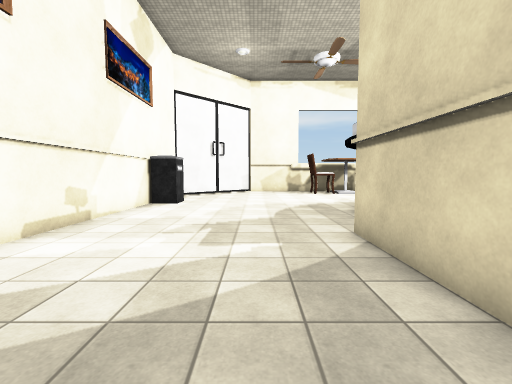
view 1 (above)

20 first-person views from a walk through a 3-D level made in the Unity game engine. The camera is 1.5 m above the floor, tilts 4° down and sees 90° across. The floor is counted in squares, 1 m on a side. Each view is taken from the middle of a square. On the plan, view 1 faces up. The plan holds only what a view shows up to about 13 squares ahead; the rest is blank. The player is left out. Some surface patterns are stand-ins.

view 2
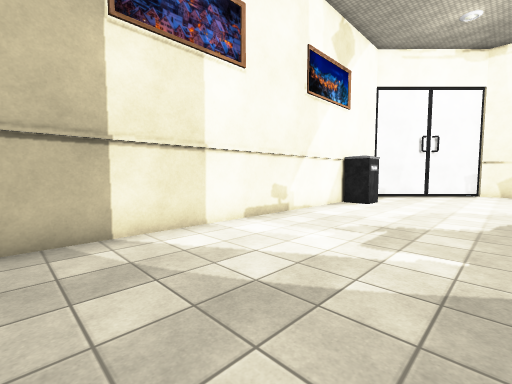

view 3
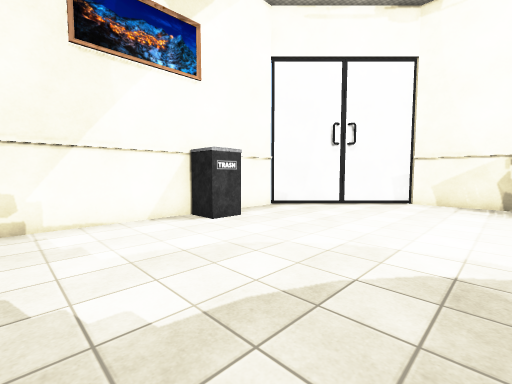

view 4
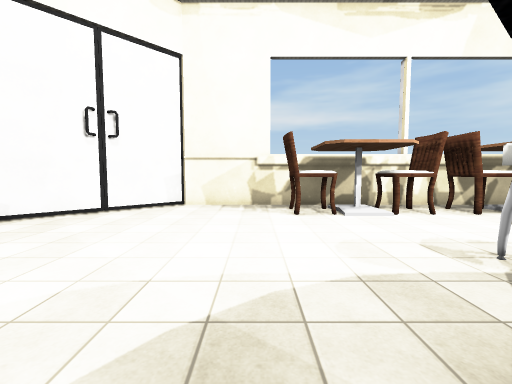

view 5
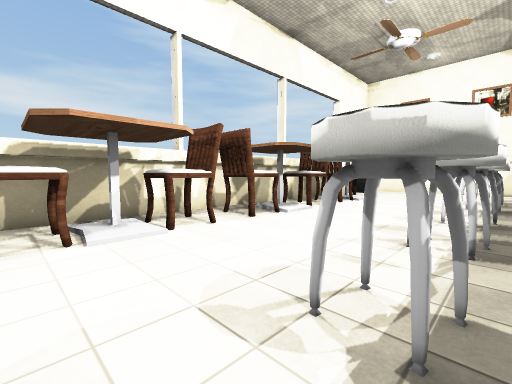

view 6
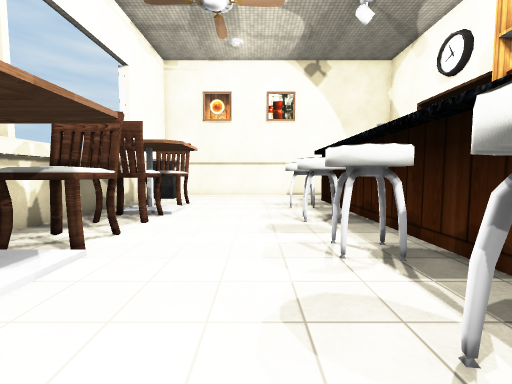

view 7
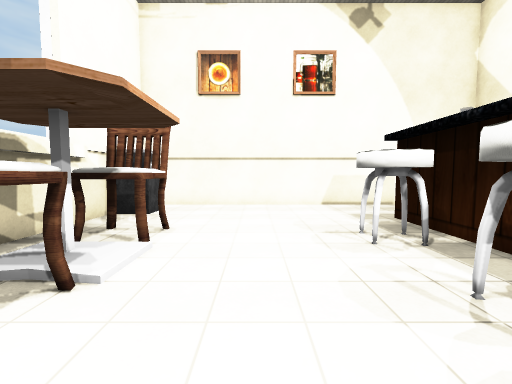

view 8
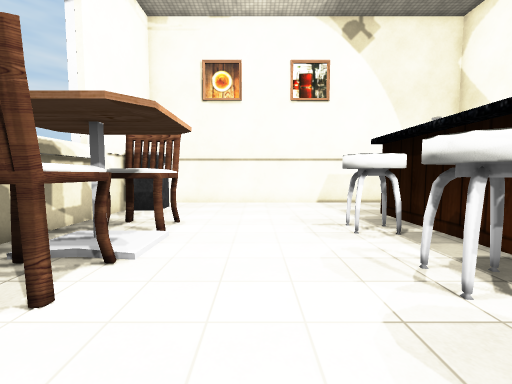

view 9
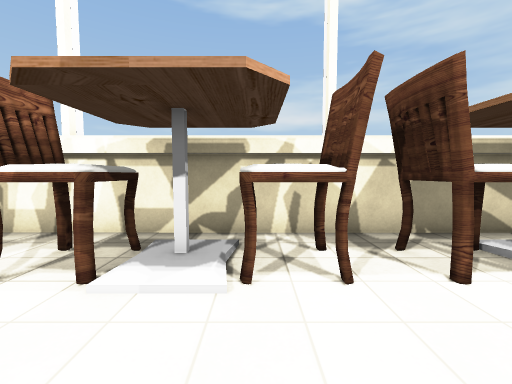

view 10
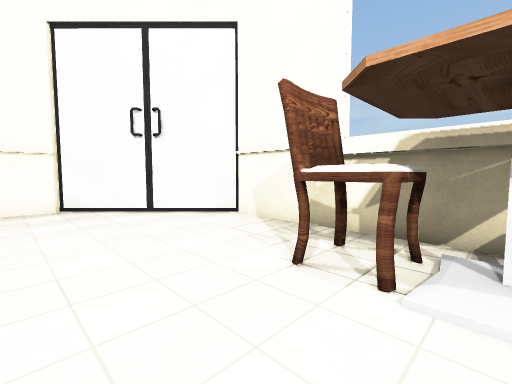

view 11
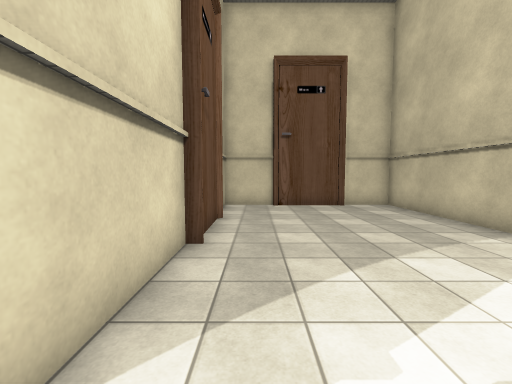

view 12
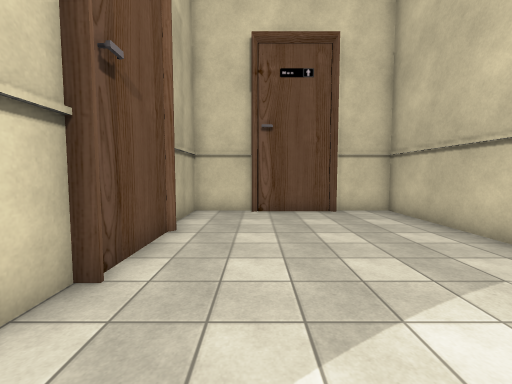

view 13
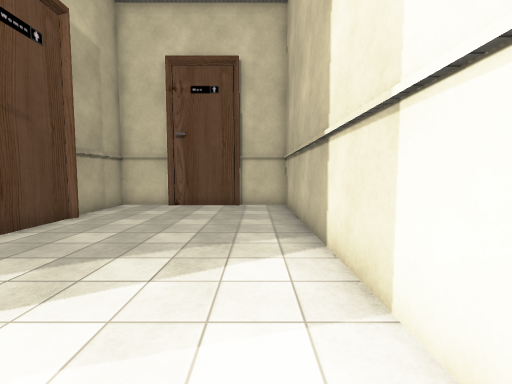

view 14
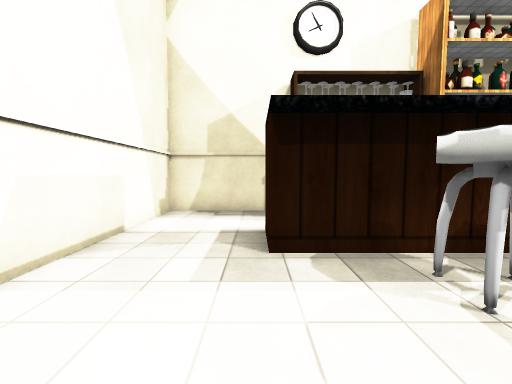

view 15
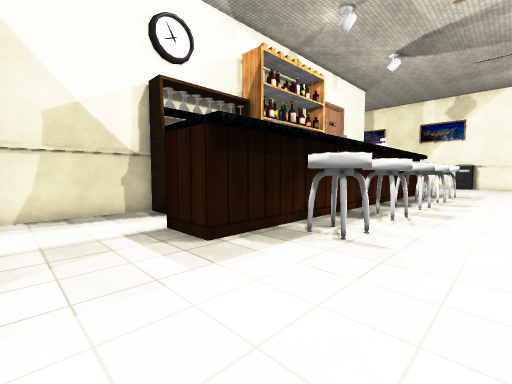

view 16
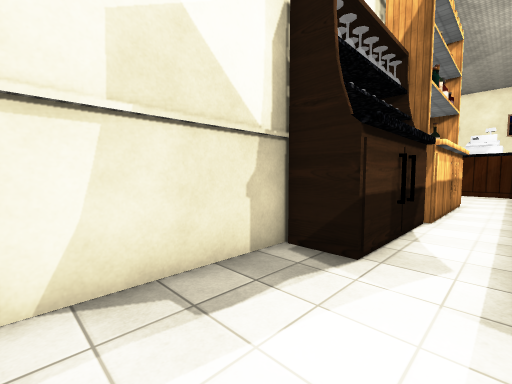

view 17
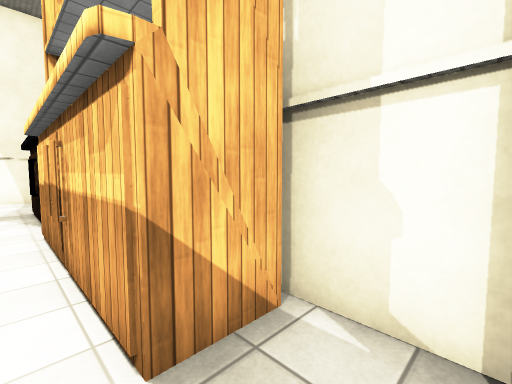

view 18
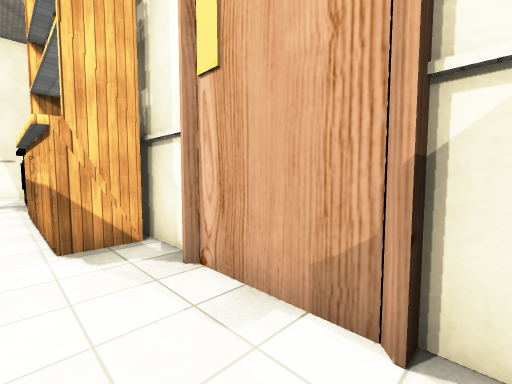

view 19
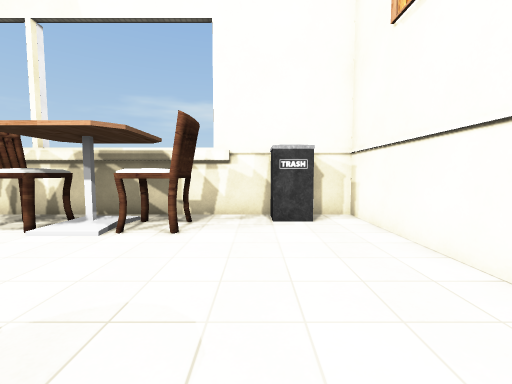

view 20
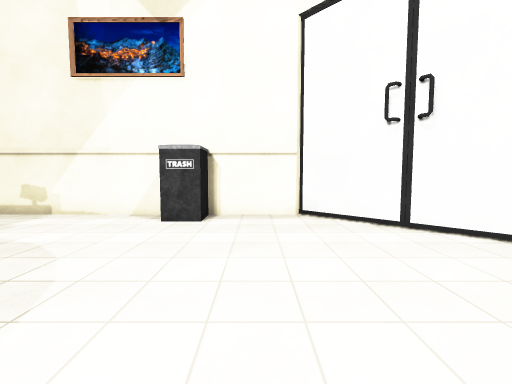

### Floor plan
Key: @ floor where view 1 was taken; # wall or solid block; . main floor; : floor 0.25 m higher than the main floor; / step, stairs or slope; B bin; C chair; T table; S stool; H shelf; O other object.
Columns run from 6 left of view 1 to 29 right of it. Each row starts with its distance up from view 1.
 23      O##############################
 22     OO..........................BB.#
 21    OO......CC:CCCC C:CC.CC:/CC..BB.#
 20   OO.......CCTCCCCCCTCC.CCT/CC.....#
 19  OO.......................//.......#
 18 #O.................................#
 17 #..................................#
 16 #..................................#
 15 #.............S..S...S..S...S......#
 14 #BB..........SS..SS.SSS.SS.SSS.....#
 13 #BB...........S..SS..S..SS..S......#
 12 #..........         ############...#
 11 #.........                    ##...#
 10 #.........                    #....#
  9 #.........   . ....................#
  8 #.........    .....#######HHHHH....#
  7 #.........   .####.#      HHHH#....#
  6 #........#   ##  ###         #######
  5 #........#
  4 #........#
  3 #........#
  2 #........#
  1 #.......##
  0 #.....@.#
 -1 #.......##
 -2 #........#
 -3 #........#
 -4 #........#
 -5 #..####..#
 -6 ####  ####

Positions as (right, up) in squares from view 1, and headings:
1: (0, 0), facing up
2: (1, 0), facing up-left
3: (3, 8), facing up-left
4: (3, 10), facing up
5: (5, 13), facing up-right
6: (10, 16), facing right
7: (16, 17), facing right
8: (15, 17), facing right
9: (15, 16), facing up
10: (7, 16), facing up-left
11: (1, 7), facing down
12: (0, 5), facing down
13: (-4, 7), facing down
14: (25, 17), facing down
15: (28, 17), facing down-left
16: (28, 10), facing down-left
17: (11, 9), facing down-right
18: (7, 9), facing down-right
19: (25, 13), facing up
20: (4, 16), facing left
